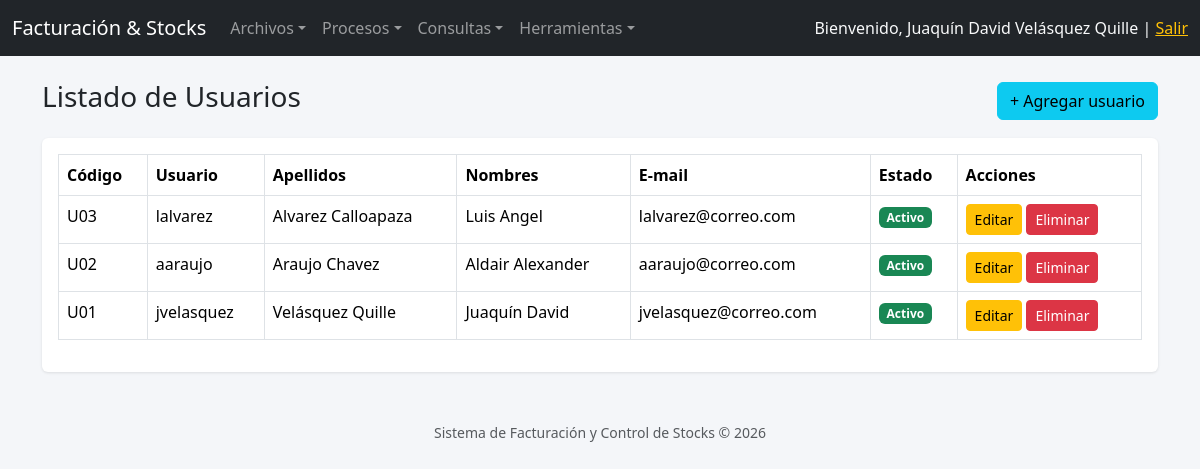
/usuarios/index.php (signed in), run on the app's committed database.
### tables this page shows
CREATE TABLE usuarios (
  idusuario   VARCHAR(3) PRIMARY KEY,
  nomusuario  VARCHAR(15) NOT NULL UNIQUE,
  password    VARCHAR(255) NOT NULL,
  apellidos   VARCHAR(64) NOT NULL,
  nombres     VARCHAR(64) NOT NULL,
  email       VARCHAR(64),
  estado      CHAR(1) NOT NULL DEFAULT '1'   
);

### conexion/Conexion.php (called while the page is built, shortened)
<?php
class Conexion
{
    private static $instancia = null;
    private $host   = 'localhost';
    private $dbname = 'facturacion';
    private $user   = 'root';
    private $pass   = '';
    private function __construct()
    {
        try {
            $dsn = "mysql:host={$this->host};dbname={$this->dbname};charset=utf8mb4";
            $this->pdo = new PDO($dsn, $this->user, $this->pass, [
                PDO::ATTR_ERRMODE            => PDO::ERRMODE_EXCEPTION,
                PDO::ATTR_DEFAULT_FETCH_MODE => PDO::FETCH_OBJ,
                PDO::ATTR_EMULATE_PREPARES   => false,
            ]);
        } catch (PDOException $e) {
            die('Error de conexión a la base de datos: ' . $e->getMessage());
        }
    }
    public static function getConexion()
    {
        if (self::$instancia === null) {
            self::$instancia = new Conexion();
        }
        return self::$instancia->pdo;
    }
}

### clases/Usuario.php (called while the page is built, shortened)
<?php
require_once __DIR__ . '/../conexion/Conexion.php';
class Usuario
{
    private $pdo;
    public function __construct()
    {
        $this->pdo = Conexion::getConexion();
    }
    public function listarUsuarios()
    {
        $sql = "SELECT idusuario, nomusuario, apellidos, nombres, email, estado
                FROM usuarios ORDER BY apellidos ASC";
        return $this->pdo->query($sql)->fetchAll();
    }
}

### usuarios/index.php (the view, shortened to what this page needs)
<?php
require_once __DIR__ . '/../clases/Usuario.php';
require_once __DIR__ . '/../includes/header.php';
$usuarioModel = new Usuario();
$usuarios = $usuarioModel->listarUsuarios();
?>
<div class="d-flex justify-content-between align-items-center mb-3">
    <h3>Listado de Usuarios</h3>
    <a href="create.php" class="btn btn-info">+ Agregar usuario</a>
</div>
<div class="card">
<div class="card-body">
<table class="table table-bordered table-hover">
    <thead>
        <tr><th>Código</th><th>Usuario</th><th>Apellidos</th><th>Nombres</th><th>E-mail</th><th>Estado</th><th>Acciones</th></tr>
    </thead>
    <tbody>
        <?php foreach ($usuarios as $row): ?>
        <tr>
            <td><?php echo htmlspecialchars($row->idusuario); ?></td>
            <td><?php echo htmlspecialchars($row->nomusuario); ?></td>
            <td><?php echo htmlspecialchars($row->apellidos); ?></td>
            <td><?php echo htmlspecialchars($row->nombres); ?></td>
            <td><?php echo htmlspecialchars($row->email); ?></td>
            <td><?php echo $row->estado === '1' ? '<span class="badge bg-success">Activo</span>' : '<span class="badge bg-secondary">Inactivo</span>'; ?></td>
            <td>
                <a href="update.php?id=<?php echo urlencode($row->idusuario); ?>" class="btn btn-sm btn-warning">Editar</a>
                <a href="delete.php?id=<?php echo urlencode($row->idusuario); ?>" class="btn btn-sm btn-danger"
                   onclick="return confirm('¿Desactivar este usuario?');">Eliminar</a>
            </td>
        </tr>
        <?php endforeach; ?>
    </tbody>
</table>
</div>
</div>
<?php require_once __DIR__ . '/../includes/footer.php'; ?>

### css/style.css (style rules this page uses)
body { background-color: #f4f6f9; }
.card { box-shadow: 0 1px 3px rgba(0,0,0,.1); border: none; }
.table thead { background-color: #343a40; color: #fff; }

### data on the page
usuarios: idusuario "U03", nomusuario "lalvarez", apellidos "Alvarez Calloapaza", nombres "Luis Angel", email "lalvarez@correo.com", estado "Activo"
usuarios: idusuario "U02", nomusuario "aaraujo", apellidos "Araujo Chavez", nombres "Aldair Alexander", email "aaraujo@correo.com", estado "Activo"
usuarios: idusuario "U01", nomusuario "jvelasquez", apellidos "Velásquez Quille", nombres "Juaquín David", email "jvelasquez@correo.com", estado "Activo"

### other printed values
$_SESSION['nombres'] "Juaquín David Velásquez Quille"
